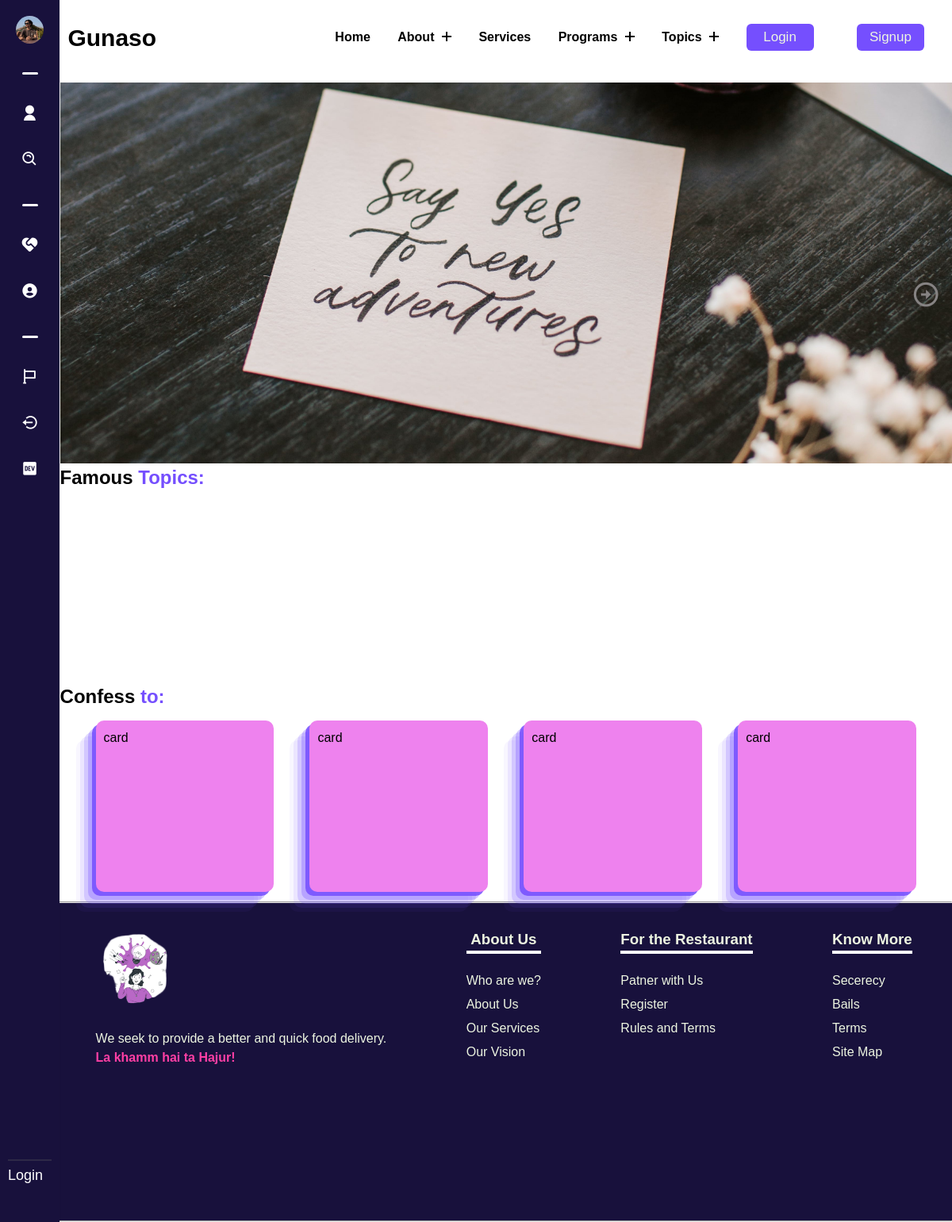
The app's page /, older data.
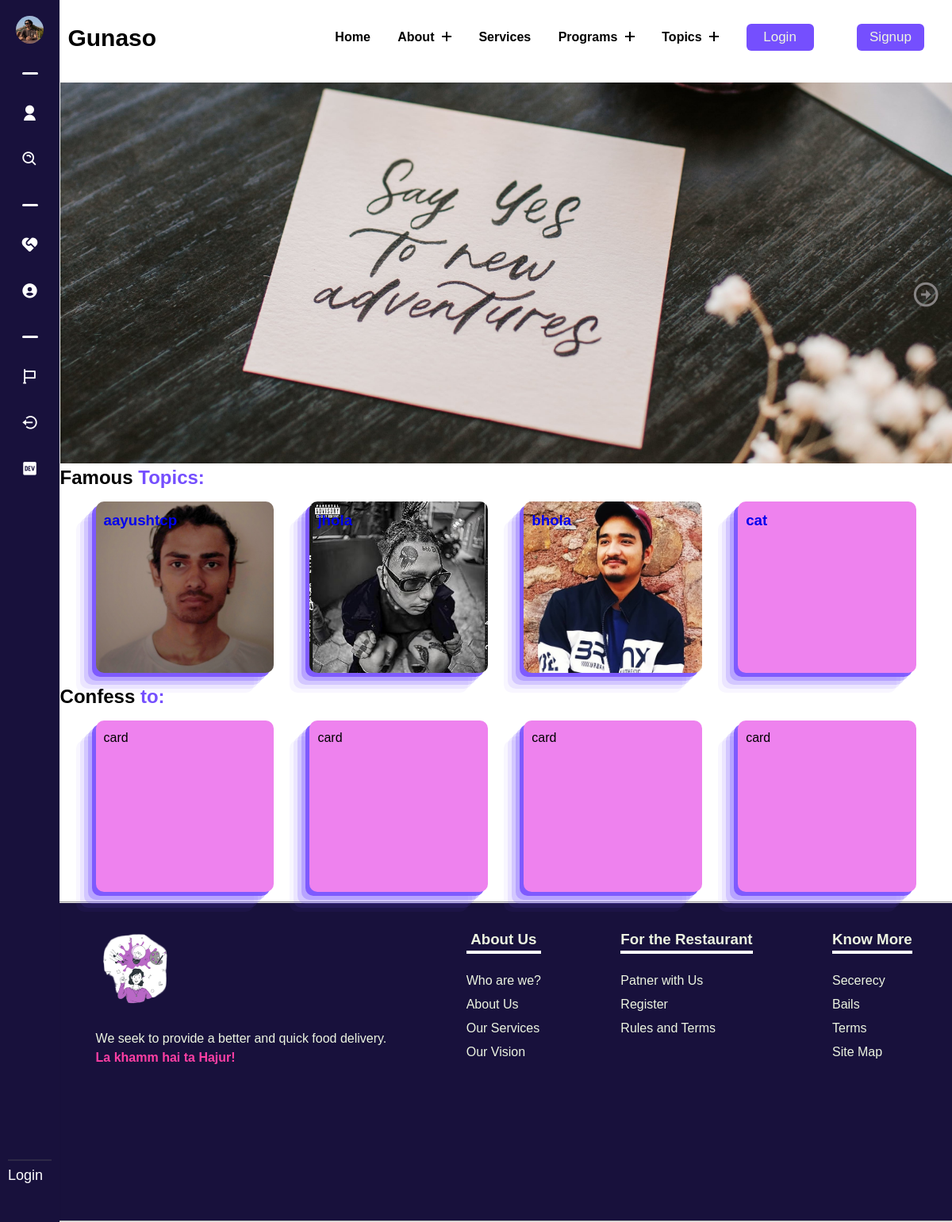
The same page, newer data.
### gunasoApp/models.py (models this page shows, shortened)
class IndexProfile(models.Model):
    user = models.OneToOneField(User, on_delete=models.CASCADE, related_name="IndexProfile")
    image = models.ImageField(upload_to="gunasoApp/images/indexpost", blank=True, default="upload-image")

### gunasoApp/views.py (the view)
# urls.py: path('', views.index, name='index'),
def index(request):
    mainusers = IndexProfile.objects.all()[:4]
    return render(request, 'index.html', {"username": request.user, "mainusers":mainusers})

### templates/index.html (shortened to what this page needs)
{% extends 'base.html' %}
{% load static %}
    {% block base_style%}
    {{ block.super }}
    <link rel="stylesheet" href="{% static 'styles/index.css' %}">
    {% endblock base_style%}
{% block content %}
<body>
    <div class="index-main">
        <div id="carousel" class="carousel">
            <div class="each-img">
                <img src="{% static 'images/carouselone.jpg' %}" alt="Image 1">
            </div>
            <i class="ri-arrow-right-circle-line" id="nextbtn"></i>
        </div>
        <h2>Famous <span class="colorspan">Topics:</span></h2>
        <div class="topicscards cards">
            {% for item in mainusers %}
            <a class="cardbgimg card" href="/user/{{item.user}}" style="background-image: url(media/{{item.image}});">
                <h3>{{item.user}}</h3>
            </a>
            {% endfor %}
        </div>
        <h2>Confess <span class="colorspan">to:</span></h2>
        <div class="topicscards cards">
            <div class="card">card</div>
            <div class="card">card</div>
            <div class="card">card</div>
            <div class="card">card</div>
        </div>
    </div>
    {% endblock %}

### templates/base.html (shortened to what this page needs)
{% load static %}
<!DOCTYPE html>
<html lang="en">
<head>
    {% block base_style%}
    <link rel="stylesheet" href="{% static 'styles/base.css' %}">
    {% endblock base_style%}
    <link rel="stylesheet" href="https://cdnjs.cloudflare.com/ajax/libs/font-awesome/4.7.0/css/font-awesome.min.css" />
    <link href="https://cdn.jsdelivr.net/npm/remixicon@4.0.0/fonts/remixicon.css" rel="stylesheet" />
    <link flex href="https://unpkg.com/boxicons@2.1.4/css/boxicons.min.css" rel="stylesheet" />
</head>
<body>
    <header class="header">
        <div class="container_nav">
            <div class="header-main">
                <div class="logo">
                    <a href="/">
                        <span class="img_side_text">Gunaso</span>
                    </a>
                </div>
                <nav class="nav-menu">
                    <ul class="menu">
                        <li class="menu-item">
                            <a href="/">Home</a>
                        </li>
                        <li class="menu-item menu-item-has-children">
                            <a href="#" data-toggle="sub-menu">About <i class="plus"></i></a>
                        </li>
                        <li class="menu-item">
                            <a href="/">Services</a>
                        </li>
                        <li class="menu-item menu-item-has-children">
                            <a href="#" data-toggle="sub-menu">Programs <i class="plus"></i></a>
                        </li>
                        <li class="menu-item menu-item-has-children">
                            <a href="#" data-toggle="sub-menu">Topics <i class="plus"></i></a>
                        </li>
                        {% if user.is_authenticated %}
                        <button class="menu-item" id="logoutbtn" onclick="logoutfunc()">
                            Logout
                        </button>
                        {% else %}
                        <button class="menu-item" id="loginbtn" onclick="loginfunc()">
                            Login
                        </button>
                        <button class="menu-item" id="signupbtn" onclick="signupfunc()">
                            Signup
                        </button>
                        {% endif %}
                    </ul>
                </nav>
            </div>
        </div>
    </header>
    <nav class="sidebar hoverable close">
        <div class="logo_items flex">
            <span class="nav_image">
                <img src="{% static 'images/profileimage.jpg' %}" alt="logo_img" />
            </span>
        </div>
        <div class="menu_container">
            <div class="menu_items">
                <ul class="menu_item">
                    <div class="menu_title flex">
                        <span class="line"></span>
                    </div>
                    <li class="item">
                        <a href="/user/{{request.user}}" class="link flex">
                            <i class="ri-user-fill"></i>
                        </a>
                    </li>
                    <li class="item">
                        <a href="{% url 'update_profile' %}" class="link flex">
                            <i class='bx bx-search-alt' ></i>
                        </a>
                    </li>
                </ul>
                <ul class="menu_item">
                    <div class="menu_title flex">
                        <span class="line"></span>
                    </div>
                    <li class="item">
                        <a href="#" class="link flex">
                            <i class="ri-service-fill"></i>
                        </a>
                    </li>
                    <li class="item">
                        <a href="#" class="link flex">
                            <i class='bx bxs-user-circle' ></i>
                        </a>
                    </li>
                </ul>
                <ul class="menu_item">
                    <div class="menu_title flex">
                        <span class="line"></span>
                    </div>
                    <li class="item">
                        <a href="#" class="link flex">
                            <i class="bx bx-flag"></i>
                        </a>
                    </li>
                    <li class="item">
                        <a href="{% url 'logout' %}" class="link flex">
                            <i class='bx bx-log-out-circle' ></i>
                        </a>
                    </li>
                    <li class="item">
                        <a href="#" class="link flex">
                            <i class='bx bxl-dev-to' ></i>
                        </a>
                    </li>
                </ul>
            </div>
            <div class="sidebar_profile flex">
                {% if user.is_authenticated %}
                <span class="nav_image">
                    <img src="{{request.user.Profile.image.url}}" alt="logo_img" />
                </span>
                <div class="data_text">
                    <span class="name">{{request.user}}</span>
                    <span class="email">{{request.user.email}}</span>
                </div>
                {% else %}
                <span class="name">Login</span>
                {% endif %}
            </div>
        </div>
    </nav>
    {% block content %} {% endblock %}
    <hr>
    <footer class="footer">
        <div class="fone">
            <img src="{%static 'images/story1purple.png'%}" alt="lyamma lyamm logo" class="footer-logo">
            <p>We seek to provide a better and quick food delivery.<br> <span> La khamm hai ta Hajur!</span></p>
        </div>
        <div class="ftwo">
            <ul>
                <h3 class="footer-h3">About Us</h3>
                <li><a href="">Who are we?</a></li>
                <li><a href="">About Us</a></li>
                <li><a href="">Our Services</a></li>
                <li><a href="">Our Vision</a></li>
            </ul>
        </div>
        <div class="fthree">
            <ul>
                <h3 class="footer-h3">For the Restaurant</h3>
                <li><a href="">Patner with Us</a></li>
                <li><a href="">Register</a></li>
                <li><a href="">Rules and Terms</a></li>
            </ul>
        </div>
        <div class="ffour">
            <ul>
                <h3 class="footer-h3">Know More</h3>
                <li><a href="">Secerecy</a></li>
                <li><a href="">Bails</a></li>
                <li><a href="">Terms</a></li>
                <li><a href="">Site Map</a></li>
            </ul>
        </div>
    </footer>
</body>
</html>

### static/styles/base.css (style rules this page uses)
:root { --dark: #754ffe; --darkgreen: #379683; --bcolor: #5CDB95; --cooltexr: #4a4b65; --backupgreen: #8EE4AF; --para: #EDF5E1; --mainheading: #FFF; --hotish: #FF3FA4; --skyblue: #525FE1; --footer: #18113c; }
body { line-height: 1.5; font-family: "Raleway", sans-serif; font-weight: 400; background-color: var(--mainheading); }
* { margin: 0; padding: 0; box-sizing: border-box; }
.container_nav { margin: auto; }
ul { z-index: 11; list-style: none; margin: 0; padding: 0; }
.menu-item a { text-decoration: none; }
.header { position: static; width: 100%; left: 0; top: 0; z-index: 99; padding: 0px; }
.header-main { background-color: var(--mainheading); margin-left: 4.4rem; display: flex; justify-content: space-between; align-items: center; padding: 10px 0; border-radius: 4px; }
.header .logo { padding: 0 15px; }
.header .logo a { text-decoration: none; font-size: 30px; text-transform: capitalize; color: black; font-weight: 600; }
.header .nav-menu { padding: 0 15px; }
.header .menu>.menu-item { display: inline-block; margin-left: 30px; position: relative; }
.header .menu>.menu-item>a { display: block; padding: 12px 0; font-size: 16px; color: #000000; text-transform: capitalize; font-weight: 600; transition: all 0.3s ease; }
.header .menu>.menu-item>a .plus { display: inline-block; height: 12px; width: 12px; position: relative; margin-left: 5px; pointer-events: none; }
.header .menu>.menu-item>a .plus:before, .header .menu>.menu-item>a .plus:after { content: ""; position: absolute; box-sizing: border-box; left: 50%; top: 50%; background-color: #000000; height: 2px; width: 100%; transform: translate(-50%, -50%); transition: all 0.3s ease; }
.header .menu>.menu-item>a .plus:after { transform: translate(-50%, -50%) rotate(-90deg); }
button { cursor: pointer; background-color: #754ffe; font-family: inherit; display: inline-block; width: 5em; height: 2em; line-height: 1.9em; margin: 20px; position: relative; overflow: hidden; border: 2px solid var(--color); transition: color .5s; z-index: 1; font-size: 17px; border-radius: 6px; font-weight: 500; color: var(--para); }
button:before { content: ""; position: absolute; z-index: -1; background: var(--skyblue); height: 150px; width: 200px; border-radius: 50%; }
button:before { top: 100%; left: 100%; transition: all .7s; }
.footer { padding: 2rem 0 0; height: 50vh; background-color: var(--footer); margin-left: 4.4rem; color: var(--para); display: flex; justify-content: space-around; }
.footer .fone { display: flex; flex-direction: column; gap: 1.7rem; }
.footer .fone span { color: var(--hotish); font-weight: bold; }
.footer ul { list-style: none; display: flex; flex-direction: column; gap: 6px; }
.footer ul li a { text-decoration: none; color: var(--para); }
.footer-logo { height: 100px; width: 100px; }
.footer-h3 { text-align: center; border-bottom: 4px solid var(--mainheading); margin-bottom: 1rem; }
.flex { display: flex; align-items: center; }
.nav_image { display: flex; min-width: 55px; justify-content: center; }
.nav_image img { height: 35px; width: 35px; border-radius: 50%; object-fit: cover; }
.sidebar { z-index: 111; position: fixed; top: 0; left: 0; height: 100%; width: 270px; background: var(--footer); padding: 15px 10px; box-shadow: 0 0 2px rgba(0, 0, 0, 0.1); transition: all 0.4s ease; }
.sidebar.close { width: calc(55px + 20px); }
.logo_items { gap: 8px; }
.menu_container { display: flex; flex-direction: column; justify-content: space-between; margin-top: 7px; overflow-y: auto; height: calc(100% - 82px); }
.menu_title { position: relative; height: 50px; width: 55px; }
.menu_title .line { position: absolute; left: 50%; transform: translateX(-50%); height: 3px; width: 20px; border-radius: 25px; background: #fff; transition: all 0.3s ease; }
.menu_title .line { opacity: 0; }
.sidebar.close .line { opacity: 1; }
.item { list-style: none; }
.link { text-decoration: none; border-radius: 8px; margin-bottom: 8px; color: #fff; }
.link i { height: 50px; min-width: 55px; display: flex; font-size: 22px; align-items: center; justify-content: center; border-radius: 4px; }
.sidebar_profile { padding-top: 5px; margin-top: 5px; gap: 15px; border-top: 2px solid rgba(100, 100, 100, 0.3); }
.sidebar_profile .name { font-size: 18px; color: #fff; }

Row changes from the older to the newer data that the page shows:
added IndexProfile: image (picture), user "aayushtcp"
added IndexProfile: user (picture), user "jhola"
added IndexProfile: user (picture), user "bhola"
added IndexProfile: user "cat"
